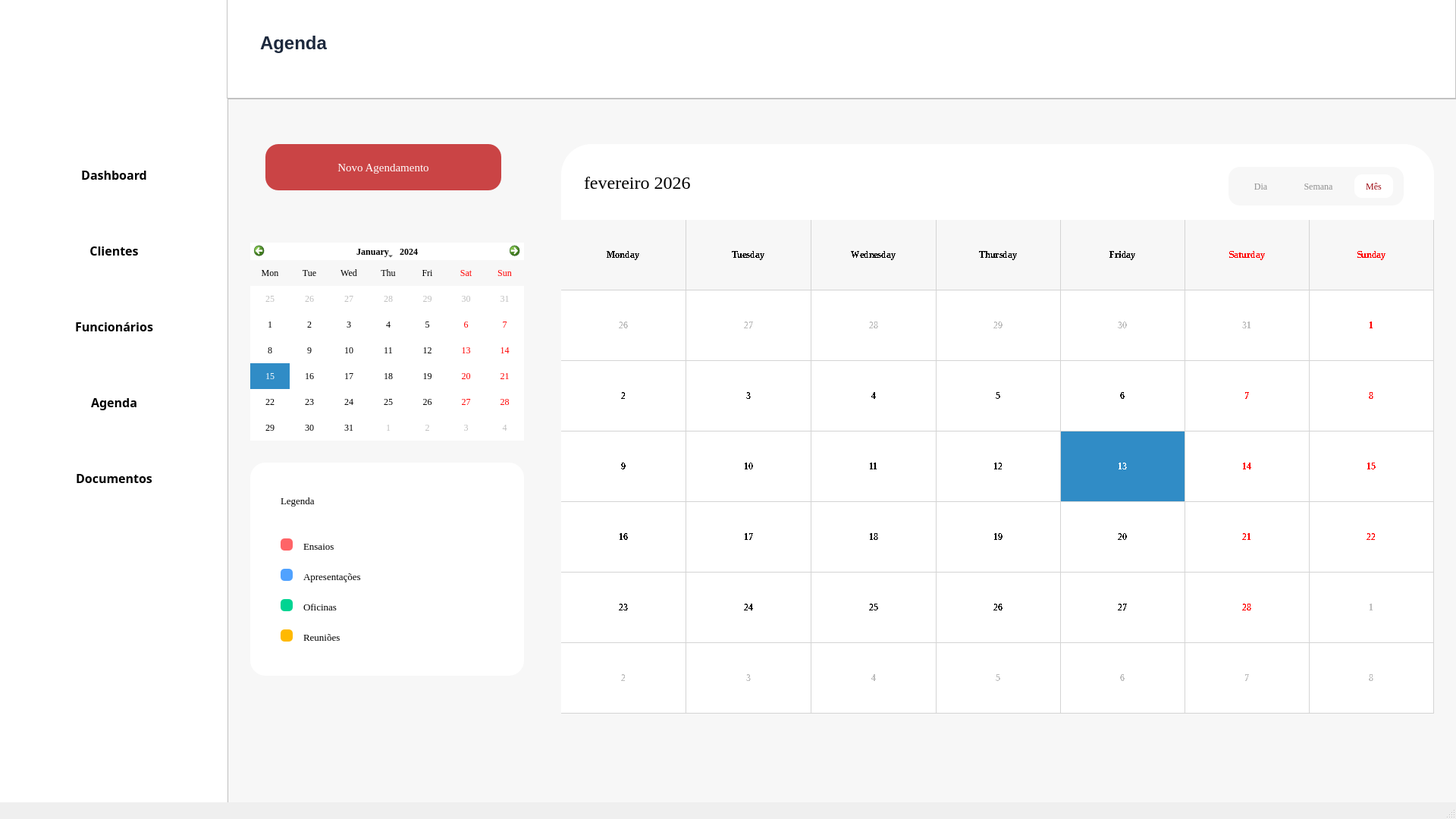
<?xml version="1.0" encoding="UTF-8"?>
<ui version="4.0">
 <class>MainWindow</class>
 <widget class="QMainWindow" name="MainWindow">
  <property name="geometry">
   <rect>
    <x>0</x>
    <y>0</y>
    <width>1920</width>
    <height>1080</height>
   </rect>
  </property>
  <property name="windowTitle">
   <string>MainWindow</string>
  </property>
  <widget class="QWidget" name="centralwidget">
   <widget class="QFrame" name="frame">
    <property name="geometry">
     <rect>
      <x>0</x>
      <y>0</y>
      <width>301</width>
      <height>1061</height>
     </rect>
    </property>
    <property name="styleSheet">
     <string notr="true">background-color: rgb(255,255,255);
border: 1px;
box-shadow: 5px 5px 5px;
border-color:  rgb(149, 149, 149);</string>
    </property>
    <widget class="QPushButton" name="dashboard_button">
     <property name="geometry">
      <rect>
       <x>20</x>
       <y>200</y>
       <width>261</width>
       <height>61</height>
      </rect>
     </property>
     <property name="font">
      <font>
       <family>Segoe UI Semibold</family>
       <pointsize>12</pointsize>
       <weight>75</weight>
       <bold>true</bold>
      </font>
     </property>
     <property name="cursor">
      <cursorShape>PointingHandCursor</cursorShape>
     </property>
     <property name="layoutDirection">
      <enum>Qt::LeftToRight</enum>
     </property>
     <property name="styleSheet">
      <string notr="true">text-align: left;
color: rgb(139, 139, 139);
padding-left: 10px;
border-radius:10px;
hover-color {
	background-color:rgb(254, 242, 242 solid);
	color:rgb(159, 7, 18);
}</string>
     </property>
     <property name="text">
      <string>Dashboard</string>
     </property>
     <property name="icon">
      <iconset>
       <normaloff>../Source/dashboard.png</normaloff>../Source/dashboard.png</iconset>
     </property>
     <property name="iconSize">
      <size>
       <width>50</width>
       <height>50</height>
      </size>
     </property>
    </widget>
    <widget class="QPushButton" name="clientes_button">
     <property name="geometry">
      <rect>
       <x>20</x>
       <y>300</y>
       <width>261</width>
       <height>61</height>
      </rect>
     </property>
     <property name="font">
      <font>
       <family>Segoe UI Semibold</family>
       <pointsize>12</pointsize>
       <weight>75</weight>
       <bold>true</bold>
      </font>
     </property>
     <property name="cursor">
      <cursorShape>PointingHandCursor</cursorShape>
     </property>
     <property name="styleSheet">
      <string notr="true">text-align: left;
color: rgb(139, 139, 139);
padding-left: 10px;
border-radius:10px;
hover-color {
	background-color:rgb(254, 242, 242 solid);
	color:rgb(159, 7, 18);
}</string>
     </property>
     <property name="text">
      <string>Clientes</string>
     </property>
     <property name="icon">
      <iconset>
       <normaloff>../Source/cliente.png</normaloff>../Source/cliente.png</iconset>
     </property>
     <property name="iconSize">
      <size>
       <width>40</width>
       <height>40</height>
      </size>
     </property>
    </widget>
    <widget class="QPushButton" name="funcionarios_button">
     <property name="geometry">
      <rect>
       <x>20</x>
       <y>400</y>
       <width>261</width>
       <height>61</height>
      </rect>
     </property>
     <property name="font">
      <font>
       <family>Segoe UI Semibold</family>
       <pointsize>12</pointsize>
       <weight>75</weight>
       <bold>true</bold>
      </font>
     </property>
     <property name="cursor">
      <cursorShape>PointingHandCursor</cursorShape>
     </property>
     <property name="styleSheet">
      <string notr="true">text-align: left;
color: rgb(139, 139, 139);
padding-left: 10px;
border-radius:10px;
hover-color {
	background-color:rgb(254, 242, 242 solid);
	color:rgb(159, 7, 18);
}</string>
     </property>
     <property name="text">
      <string>Funcionários</string>
     </property>
     <property name="icon">
      <iconset>
       <normaloff>../Source/funcionarios.png</normaloff>../Source/funcionarios.png</iconset>
     </property>
     <property name="iconSize">
      <size>
       <width>40</width>
       <height>40</height>
      </size>
     </property>
    </widget>
    <widget class="QPushButton" name="agenda_button">
     <property name="geometry">
      <rect>
       <x>20</x>
       <y>500</y>
       <width>261</width>
       <height>61</height>
      </rect>
     </property>
     <property name="font">
      <font>
       <family>Segoe UI Semibold</family>
       <pointsize>12</pointsize>
       <weight>75</weight>
       <bold>true</bold>
      </font>
     </property>
     <property name="cursor">
      <cursorShape>PointingHandCursor</cursorShape>
     </property>
     <property name="styleSheet">
      <string notr="true">text-align: left;
color: rgb(139, 139, 139);
padding-left: 10px;
border-radius:10px;
hover-color {
	background-color:rgb(254, 242, 242 solid);
	color:rgb(159, 7, 18);
}</string>
     </property>
     <property name="text">
      <string>Agenda</string>
     </property>
     <property name="icon">
      <iconset>
       <normaloff>../Source/agenda.png</normaloff>../Source/agenda.png</iconset>
     </property>
     <property name="iconSize">
      <size>
       <width>50</width>
       <height>50</height>
      </size>
     </property>
    </widget>
    <widget class="QPushButton" name="relatorios_button">
     <property name="geometry">
      <rect>
       <x>20</x>
       <y>600</y>
       <width>261</width>
       <height>61</height>
      </rect>
     </property>
     <property name="font">
      <font>
       <family>Segoe UI Semibold</family>
       <pointsize>12</pointsize>
       <weight>75</weight>
       <bold>true</bold>
      </font>
     </property>
     <property name="cursor">
      <cursorShape>PointingHandCursor</cursorShape>
     </property>
     <property name="styleSheet">
      <string notr="true">text-align: left;
color: rgb(139, 139, 139);
padding-left: 10px;
border-radius:10px;
hover-color {
	background-color:rgb(254, 242, 242 solid);
	color:rgb(159, 7, 18);
}</string>
     </property>
     <property name="text">
      <string>Documentos</string>
     </property>
     <property name="icon">
      <iconset>
       <normaloff>../Source/relatorios.png</normaloff>../Source/relatorios.png</iconset>
     </property>
     <property name="iconSize">
      <size>
       <width>50</width>
       <height>50</height>
      </size>
     </property>
    </widget>
    <widget class="QLabel" name="label_7">
     <property name="geometry">
      <rect>
       <x>40</x>
       <y>10</y>
       <width>191</width>
       <height>181</height>
      </rect>
     </property>
     <property name="text">
      <string/>
     </property>
     <property name="textFormat">
      <enum>Qt::RichText</enum>
     </property>
     <property name="pixmap">
      <pixmap>../Source/Cenicos.jpg</pixmap>
     </property>
     <property name="scaledContents">
      <bool>true</bool>
     </property>
    </widget>
   </widget>
   <widget class="QFrame" name="frame_2">
    <property name="geometry">
     <rect>
      <x>299</x>
      <y>-1</y>
      <width>1621</width>
      <height>131</height>
     </rect>
    </property>
    <property name="styleSheet">
     <string notr="true">background-color: rgb(255,255,255);</string>
    </property>
    <property name="frameShape">
     <enum>QFrame::StyledPanel</enum>
    </property>
    <property name="frameShadow">
     <enum>QFrame::Raised</enum>
    </property>
    <widget class="QTextBrowser" name="textBrowser_2">
     <property name="geometry">
      <rect>
       <x>40</x>
       <y>40</y>
       <width>256</width>
       <height>51</height>
      </rect>
     </property>
     <property name="autoFillBackground">
      <bool>false</bool>
     </property>
     <property name="styleSheet">
      <string notr="true">border: 0px;
color:rgb(29, 41, 61);</string>
     </property>
     <property name="html">
      <string>&lt;!DOCTYPE HTML PUBLIC &quot;-//W3C//DTD HTML 4.0//EN&quot; &quot;http://www.w3.org/TR/REC-html40/strict.dtd&quot;&gt;
&lt;html&gt;&lt;head&gt;&lt;meta name=&quot;qrichtext&quot; content=&quot;1&quot; /&gt;&lt;style type=&quot;text/css&quot;&gt;
p, li { white-space: pre-wrap; }
&lt;/style&gt;&lt;/head&gt;&lt;body style=&quot; font-family:'MS Shell Dlg 2'; font-size:8.25pt; font-weight:400; font-style:normal;&quot;&gt;
&lt;p style=&quot; margin-top:0px; margin-bottom:0px; margin-left:0px; margin-right:0px; -qt-block-indent:0; text-indent:0px;&quot;&gt;&lt;span style=&quot; font-size:18pt; font-weight:600;&quot;&gt;Agenda&lt;/span&gt;&lt;/p&gt;&lt;/body&gt;&lt;/html&gt;</string>
     </property>
    </widget>
   </widget>
   <widget class="QFrame" name="frame_3">
    <property name="geometry">
     <rect>
      <x>300</x>
      <y>130</y>
      <width>1631</width>
      <height>931</height>
     </rect>
    </property>
    <property name="styleSheet">
     <string notr="true">background-color: rgb(247, 247, 247);</string>
    </property>
    <property name="frameShape">
     <enum>QFrame::StyledPanel</enum>
    </property>
    <property name="frameShadow">
     <enum>QFrame::Raised</enum>
    </property>
    <widget class="QPushButton" name="pushButton">
     <property name="geometry">
      <rect>
       <x>50</x>
       <y>60</y>
       <width>311</width>
       <height>61</height>
      </rect>
     </property>
     <property name="font">
      <font>
       <family>Georgia</family>
       <pointsize>11</pointsize>
       <weight>50</weight>
       <bold>false</bold>
      </font>
     </property>
     <property name="styleSheet">
      <string notr="true">background-color:rgb(202,68,69);
border-radius:17px;
color: white;
text-align:center;
</string>
     </property>
     <property name="text">
      <string>Novo Agendamento</string>
     </property>
     <property name="icon">
      <iconset>
       <normaloff>mais_icon.png.png</normaloff>mais_icon.png.png</iconset>
     </property>
     <property name="iconSize">
      <size>
       <width>40</width>
       <height>40</height>
      </size>
     </property>
    </widget>
    <widget class="QCalendarWidget" name="calendarWidget_2">
     <property name="geometry">
      <rect>
       <x>440</x>
       <y>160</y>
       <width>1151</width>
       <height>651</height>
      </rect>
     </property>
     <property name="font">
      <font>
       <family>Georgia</family>
       <weight>75</weight>
       <italic>false</italic>
       <bold>true</bold>
       <strikeout>false</strikeout>
       <stylestrategy>NoAntialias</stylestrategy>
      </font>
     </property>
     <property name="toolTip">
      <string/>
     </property>
     <property name="styleSheet">
      <string notr="true">QCalendarWidget QAbstractItemView{background-color: white;
}
QCalendarWidget QToolButton{background-color: transparent; color: rgb(0, 0, 0); hight: 10px;
}
QCalendarWidget QAbstractItemView:item:selected{background-color:rgb(156, 10, 18); border-radius: 5px; color: white;
}
QCalendarWidget QWidget{ background-color: white;
}
</string>
     </property>
     <property name="selectedDate">
      <date>
       <year>2026</year>
       <month>2</month>
       <day>13</day>
      </date>
     </property>
     <property name="gridVisible">
      <bool>true</bool>
     </property>
     <property name="selectionMode">
      <enum>QCalendarWidget::SingleSelection</enum>
     </property>
     <property name="horizontalHeaderFormat">
      <enum>QCalendarWidget::LongDayNames</enum>
     </property>
     <property name="verticalHeaderFormat">
      <enum>QCalendarWidget::NoVerticalHeader</enum>
     </property>
     <property name="navigationBarVisible">
      <bool>false</bool>
     </property>
     <property name="dateEditEnabled">
      <bool>true</bool>
     </property>
    </widget>
    <widget class="QCalendarWidget" name="calendarWidget">
     <property name="geometry">
      <rect>
       <x>30</x>
       <y>190</y>
       <width>361</width>
       <height>261</height>
      </rect>
     </property>
     <property name="font">
      <font>
       <family>Georgia</family>
      </font>
     </property>
     <property name="styleSheet">
      <string notr="true">QCalendarWidget QAbstractItemView{background-color: white;
}
QCalendarWidget QToolButton{background-color: transparent; color: rgb(0, 0, 0); ;
}
QCalendarWidget QAbstractItemView:item:selected{background-color:rgb(156, 10, 18); border-radius: 5px; color: white;
}
QCalendarWidget QWidget{ background-color: white;
}</string>
     </property>
     <property name="gridVisible">
      <bool>false</bool>
     </property>
     <property name="verticalHeaderFormat">
      <enum>QCalendarWidget::NoVerticalHeader</enum>
     </property>
     <property name="navigationBarVisible">
      <bool>true</bool>
     </property>
     <property name="dateEditEnabled">
      <bool>true</bool>
     </property>
    </widget>
    <widget class="QFrame" name="frame_4">
     <property name="geometry">
      <rect>
       <x>30</x>
       <y>480</y>
       <width>361</width>
       <height>281</height>
      </rect>
     </property>
     <property name="styleSheet">
      <string notr="true">background-color: white;
border-radius: 20px;</string>
     </property>
     <property name="frameShape">
      <enum>QFrame::StyledPanel</enum>
     </property>
     <property name="frameShadow">
      <enum>QFrame::Raised</enum>
     </property>
     <widget class="QLabel" name="label">
      <property name="geometry">
       <rect>
        <x>40</x>
        <y>40</y>
        <width>81</width>
        <height>21</height>
       </rect>
      </property>
      <property name="font">
       <font>
        <family>Georgia</family>
        <pointsize>10</pointsize>
        <weight>50</weight>
        <bold>false</bold>
       </font>
      </property>
      <property name="text">
       <string>Legenda</string>
      </property>
     </widget>
     <widget class="QLabel" name="label_3">
      <property name="geometry">
       <rect>
        <x>70</x>
        <y>100</y>
        <width>71</width>
        <height>21</height>
       </rect>
      </property>
      <property name="font">
       <font>
        <family>Georgia</family>
        <pointsize>10</pointsize>
        <weight>50</weight>
        <bold>false</bold>
       </font>
      </property>
      <property name="text">
       <string>Ensaios</string>
      </property>
     </widget>
     <widget class="QLabel" name="label_4">
      <property name="geometry">
       <rect>
        <x>70</x>
        <y>140</y>
        <width>111</width>
        <height>21</height>
       </rect>
      </property>
      <property name="font">
       <font>
        <family>Georgia</family>
        <pointsize>10</pointsize>
        <weight>50</weight>
        <bold>false</bold>
       </font>
      </property>
      <property name="text">
       <string>Apresentações</string>
      </property>
     </widget>
     <widget class="QLabel" name="label_5">
      <property name="geometry">
       <rect>
        <x>70</x>
        <y>180</y>
        <width>71</width>
        <height>21</height>
       </rect>
      </property>
      <property name="font">
       <font>
        <family>Georgia</family>
        <pointsize>10</pointsize>
        <weight>50</weight>
        <bold>false</bold>
       </font>
      </property>
      <property name="text">
       <string>Oficinas</string>
      </property>
     </widget>
     <widget class="QLabel" name="label_6">
      <property name="geometry">
       <rect>
        <x>70</x>
        <y>220</y>
        <width>71</width>
        <height>21</height>
       </rect>
      </property>
      <property name="font">
       <font>
        <family>Georgia</family>
        <pointsize>10</pointsize>
        <weight>50</weight>
        <bold>false</bold>
       </font>
      </property>
      <property name="text">
       <string>Reuniões</string>
      </property>
     </widget>
     <widget class="QWidget" name="widget_2" native="true">
      <property name="geometry">
       <rect>
        <x>40</x>
        <y>100</y>
        <width>16</width>
        <height>16</height>
       </rect>
      </property>
      <property name="styleSheet">
       <string notr="true">background-color: rgb(255, 100, 103); border-radius:5px;</string>
      </property>
     </widget>
     <widget class="QWidget" name="widget_3" native="true">
      <property name="geometry">
       <rect>
        <x>40</x>
        <y>140</y>
        <width>16</width>
        <height>16</height>
       </rect>
      </property>
      <property name="styleSheet">
       <string notr="true">background-color: rgb(80, 162, 255); border-radius:5px;</string>
      </property>
     </widget>
     <widget class="QWidget" name="widget_4" native="true">
      <property name="geometry">
       <rect>
        <x>40</x>
        <y>180</y>
        <width>16</width>
        <height>16</height>
       </rect>
      </property>
      <property name="styleSheet">
       <string notr="true">background-color: rgb(0, 212, 146); border-radius:5px;</string>
      </property>
     </widget>
     <widget class="QWidget" name="widget_5" native="true">
      <property name="geometry">
       <rect>
        <x>40</x>
        <y>220</y>
        <width>16</width>
        <height>16</height>
       </rect>
      </property>
      <property name="styleSheet">
       <string notr="true">background-color: rgb(255, 185, 0); border-radius:5px;</string>
      </property>
     </widget>
    </widget>
    <widget class="QFrame" name="frame_5">
     <property name="geometry">
      <rect>
       <x>440</x>
       <y>60</y>
       <width>1151</width>
       <height>151</height>
      </rect>
     </property>
     <property name="styleSheet">
      <string notr="true">background-color: white;
border-radius: 40px;</string>
     </property>
     <property name="frameShape">
      <enum>QFrame::StyledPanel</enum>
     </property>
     <property name="frameShadow">
      <enum>QFrame::Raised</enum>
     </property>
     <widget class="QLabel" name="label_2">
      <property name="geometry">
       <rect>
        <x>30</x>
        <y>30</y>
        <width>241</width>
        <height>41</height>
       </rect>
      </property>
      <property name="font">
       <font>
        <family>Georgia</family>
        <pointsize>18</pointsize>
        <weight>50</weight>
        <bold>false</bold>
       </font>
      </property>
      <property name="text">
       <string>fevereiro 2026</string>
      </property>
     </widget>
     <widget class="QFrame" name="frame_6">
      <property name="geometry">
       <rect>
        <x>880</x>
        <y>30</y>
        <width>231</width>
        <height>51</height>
       </rect>
      </property>
      <property name="styleSheet">
       <string notr="true">background-color:rgb(247, 247, 247);
border-radius:15px;</string>
      </property>
      <property name="frameShape">
       <enum>QFrame::StyledPanel</enum>
      </property>
      <property name="frameShadow">
       <enum>QFrame::Raised</enum>
      </property>
      <widget class="QToolButton" name="toolButton_5">
       <property name="geometry">
        <rect>
         <x>166</x>
         <y>10</y>
         <width>51</width>
         <height>31</height>
        </rect>
       </property>
       <property name="font">
        <font>
         <family>Georgia</family>
         <weight>50</weight>
         <bold>false</bold>
        </font>
       </property>
       <property name="styleSheet">
        <string notr="true">color:rgb(156, 10, 18);
background-color: white;
border-radius: 10px;</string>
       </property>
       <property name="text">
        <string>Mês</string>
       </property>
      </widget>
      <widget class="QToolButton" name="toolButton_2">
       <property name="geometry">
        <rect>
         <x>88</x>
         <y>10</y>
         <width>61</width>
         <height>31</height>
        </rect>
       </property>
       <property name="font">
        <font>
         <family>Georgia</family>
         <weight>50</weight>
         <bold>false</bold>
        </font>
       </property>
       <property name="styleSheet">
        <string notr="true">color: rgb(141, 141, 141); border-radius: 10px;</string>
       </property>
       <property name="text">
        <string>Semana</string>
       </property>
      </widget>
      <widget class="QToolButton" name="toolButton">
       <property name="geometry">
        <rect>
         <x>17</x>
         <y>10</y>
         <width>51</width>
         <height>31</height>
        </rect>
       </property>
       <property name="font">
        <font>
         <family>Georgia</family>
         <weight>50</weight>
         <bold>false</bold>
        </font>
       </property>
       <property name="styleSheet">
        <string notr="true">color: rgb(141, 141, 141); border-radius: 10px;</string>
       </property>
       <property name="text">
        <string>Dia</string>
       </property>
      </widget>
     </widget>
    </widget>
    <zorder>frame_5</zorder>
    <zorder>pushButton</zorder>
    <zorder>calendarWidget_2</zorder>
    <zorder>calendarWidget</zorder>
    <zorder>frame_4</zorder>
   </widget>
  </widget>
  <widget class="QStatusBar" name="statusbar"/>
 </widget>
 <resources/>
 <connections/>
</ui>
